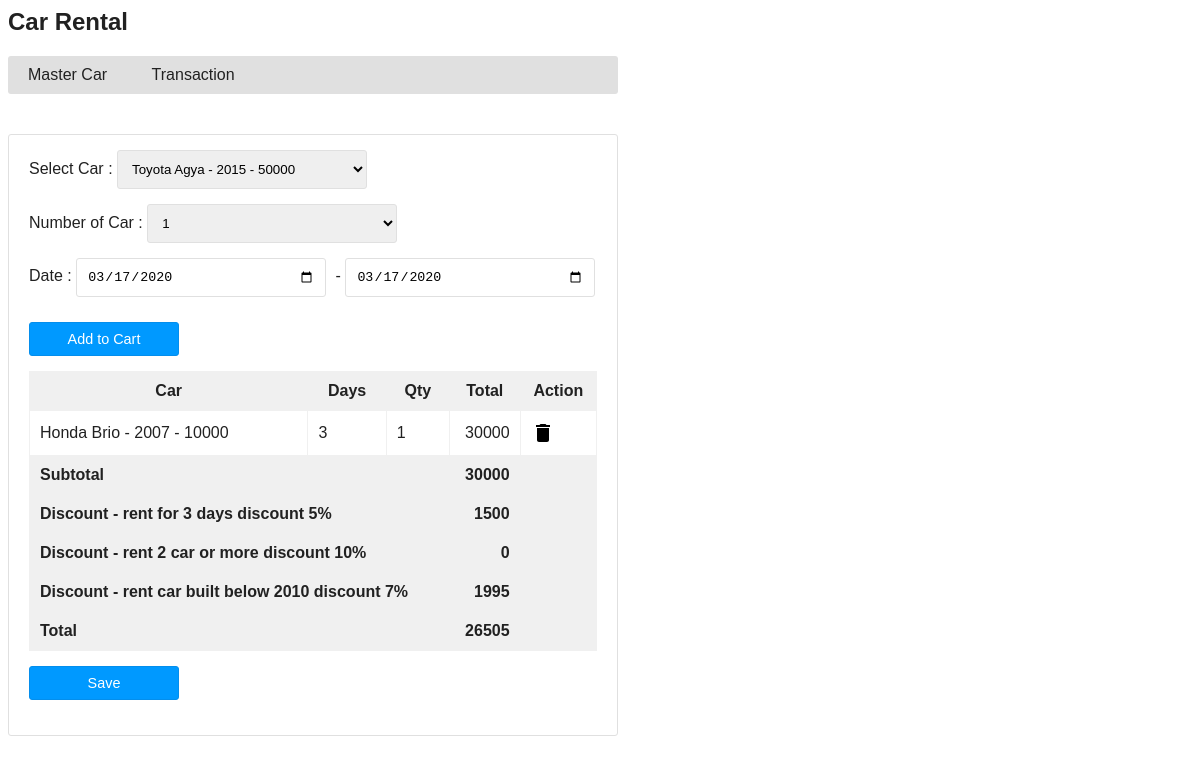
The app's page /index.php?action=order-edit&date=15 with its own data.
### tables this page shows
CREATE TABLE `t_car_detail` (
  `detail_id` int(11) NOT NULL,
  `order_id` int(11) NOT NULL,
  `car_id` int(11) NOT NULL,
  `startdate` date NOT NULL,
  `enddate` date NOT NULL,
  `days` int(11) NOT NULL,
  `amount` int(11) NOT NULL
);

CREATE TABLE `m_car` (
  `car_id` int(11) NOT NULL,
  `car_name` varchar(200) NOT NULL,
  `car_built` int(11) NOT NULL,
  `charge` float NOT NULL
);

CREATE TABLE `t_car_order` (
  `order_id` int(11) NOT NULL,
  `discount1` varchar(50) NOT NULL,
  `discount2` varchar(50) NOT NULL,
  `discount3` varchar(50) NOT NULL,
  `subtotal` float NOT NULL,
  `total` float NOT NULL,
  `order_date` date NOT NULL
);

### class/DBController.php (called while the page is built, shortened)
<?php
class DBController {
    private $host = "localhost:3307";
    private $user = "root";
    private $password = "";
    private $database = "car";
    private $conn;
    function __construct() {
        $this->conn = $this->connectDB();
    }
    function connectDB() {
        $conn = mysqli_connect($this->host,$this->user,$this->password,$this->database);
        return $conn;
    }
    function runBaseQuery($query) {
        $resultset =array();
		$result = $this->conn->query($query);
        if ($result->num_rows > 0) {
            while($row = $result->fetch_assoc()) {
                $resultset[] = $row;
            }
        }
        return $resultset;
    }
    function runQuery($query, $param_type, $param_value_array) {
        $sql = $this->conn->prepare($query);
        $this->bindQueryParams($sql, $param_type, $param_value_array);
        $sql->execute();
        $result = $sql->get_result();
        if ($result->num_rows > 0) {
            while($row = $result->fetch_assoc()) {
                $resultset[] = $row;
            }
        }
        if(!empty($resultset)) {
            return $resultset;
        }
    }
    function bindQueryParams($sql, $param_type, $param_value_array) {
        $param_value_reference[] = & $param_type;
        for($i=0; $i<count($param_value_array); $i++) {
            $param_value_reference[] = & $param_value_array[$i];
        }
        call_user_func_array(array(
            $sql,
            'bind_param'
        ), $param_value_reference);
    }
}
?>

### class/Car.php (called while the page is built, shortened)
<?php
require_once ("class/DBController.php");
class Car
{
    private $db_handle;
    function __construct() {
        $this->db_handle = new DBController();
    }
    function getAllCar() {
        $sql = "SELECT * FROM m_car ORDER BY car_id";
        $result = $this->db_handle->runBaseQuery($sql);
        return $result;
    }
}
?>

### class/Order.php (called while the page is built, shortened)
<?php
require_once ("class/DBController.php");
class Order {
    private $db_handle;
    function __construct() {
        $this->db_handle = new DBController();
    }
	function getOrderByID($order_id) {
        $query = "SELECT * FROM t_car_order a join t_car_detail b on a.order_id=b.order_id join m_car c on c.car_id=b.car_id where a.order_id = ?";
        $paramType = "i";
        $paramValue = array(
            $order_id
        );
        $result = $this->db_handle->runQuery($query, $paramType, $paramValue);
        return $result;
    }
}
?>

### web/order-edit.php (the view, shortened to what this page needs)
<?php require_once "web/header.php"; ?>
<form name="frmAdd" method="post" action="" id="frmAdd"
    onSubmit="return validate();">
	<div>
       Select Car :
	   <select name="car" id="car" class="demoInputBox">
			<?php
            if (! empty($carResult)) {
                foreach ($carResult as $k => $v) {
            ?>
			<option value="<?php echo $carResult[$k]["car_id"]; ?>"><?php echo $carResult[$k]["car_name"]; ?> - <?php echo $carResult[$k]["car_built"]; ?> - <?php echo $carResult[$k]["charge"]; ?></option>
			<?php
				}
			}
			?>
	   </select> <span id="car_id-info" class="info"></span> <br />
	  Number of Car : <select name="number_car" id="number_car" class="demoInputBox">
			<?php
            for($i=1;$i<11;$i++) {
            ?>
			<option value="<?php echo $i; ?>"><?php echo $i; ?></option>
			<?php
			}
			?>
	   </select> <span id="number_car-info" class="info"></span>
		<br />
		Date :
		<input type="date" name="startdate" id="startdate" class="demoInputBox" value="<?php echo date('Y-m-d');?>"> <span id="startdate-info" class="info"></span> -
		<input type="date" name="enddate" id="enddate" class="demoInputBox" value="<?php echo date('Y-m-d');?>"> <span id="enddate-info" class="info"></span>
    </div>
	<div>
        <input type="button" name="addtocart" id="btnAdd" value="Add to Cart" />
    </div>
    <div id="toys-grid">
        <table cellpadding="10" cellspacing="1">
            <thead>
               <tr>
                    <th><strong>Car</strong></th>
                    <th><strong>Days</strong></th>
                    <th><strong>Qty</strong></th>
					<th><strong>Total</strong></th>
					<th><strong>Action</strong></th>
                </tr>
            </thead>
            <tbody>
                    <?php
					$i = 0;
					$discount1 = 0;
					$discount2 = 0;
					$discount3 = 0;
					$subtotal = 0;
					$total = 0;
				if (! empty($result)) {
                foreach ($result as $k => $v) {
					$discount1 = $result[$k]["discount1"];
					$discount2 = $result[$k]["discount2"];
					$discount3 = $result[$k]["discount3"];
					$subtotal = $result[$k]["subtotal"];
					$total = $result[$k]["total"];
            ?>
				<tr data-id='<?php echo $i;?>'>
					<td><?php echo $result[$k]["car_name"]; ?> - <?php echo $result[$k]["car_built"]; ?> - <?php echo $result[$k]["charge"]; ?>	</td>
					<td><?php echo $result[$k]["days"]; ?></td>
					<td><input type='hidden' name='car_totalnum[]' value='<?php echo $result[$k]["amount"]; ?>' /><?php echo $result[$k]["amount"]; ?></td>
					<td class="right"><input type='hidden' name='car_totalall[]' value='<?php echo $result[$k]["amount"]*$result[$k]["days"]*$result[$k]["charge"]; ?>' /><?php echo $result[$k]["amount"]*$result[$k]["days"]*$result[$k]["charge"]; ?></td>
					<td><span class='btnDeleteAction' onclick='deleteRow(<?php echo $i;?>)' ><img src='web/image/icon-delete.png' /></span></td>
				  </tr>
                    <?php
						$i++;
                        }
                    }
                    ?>
            </tbody>
			<tfoot>
				<tr  class="left">
                    <th colspan="3"><strong>Subtotal</strong></th>
                    <th class="right"><strong id="subtotal"><?php echo $subtotal; ?></strong><input type="hidden" name="subtotalcar" id="subtotalcar" value="<?php echo $subtotal; ?>"/></th>
                </tr>
				<tr class="left">
                    <th colspan="3"><strong>Discount - rent for 3 days discount 5%</strong></th>
                    <th class="right"><strong id="disc1"><?php echo $discount1; ?></strong><input type="hidden" name="discount1" id="discount1"  value="<?php echo $discount1; ?>"/></th>
                </tr>
				<tr class="left">
                    <th colspan="3"><strong>Discount - rent 2 car or more discount 10%</strong></th>
                    <th class="right"><strong id="disc2"><?php echo $discount2; ?></strong><input type="hidden" name="discount2" id="discount2"  value="<?php echo $discount2; ?>"/></th>
                </tr>
				<tr class="left">
                    <th colspan="3"><strong>Discount - rent car built below 2010 discount 7%</strong></th>
                    <th class="right"><strong id="disc3"><?php echo $discount3; ?></strong><input type="hidden" name="discount3" id="discount3"  value="<?php echo $discount3; ?>"/></th>
                </tr>
                <tr  class="left">
                    <th colspan="3"><strong>Total</strong></th>
                    <th class="right"><strong id="total_all"><?php echo $total; ?></strong><input type="hidden" name="totalcar" id="totalcar"  value="<?php echo $total; ?>"/></th>
                </tr>
            </tfoot>
        </table>
    </div>
  <div>
        <input type="submit" name="add" id="btnSubmit" value="Save" />
    </div>
</form>
</body>
</html>

### web/css/style.css (style rules this page uses)
body { width: 610px; font-family: Arial; color: #212121; }
#toys-grid { margin-bottom: 30px; }
#toys-grid table { width: 100%; background-color: #F0F0F0; }
#toys-grid table td { background-color: #FFFFFF; }
.demoInputBox { padding: 10px; border: #E0E0E0 1px solid; border-radius: 3px; width: 250px; margin: 5px 0px 10px 0px; }
.btnDeleteAction { cursor: pointer; }
#frmAdd { border: #E0E0E0 1px solid; padding: 10px 20px 20px 20px; border-radius: 3px; }
#frmAdd div { margin-bottom: 15px; }
.info { font-size: .8em; color: #FF6600; letter-spacing: 2px; padding-left: 5px; }
#btnSubmit { padding: 8px; background: #09F; border: #048eec 1px solid; color: #FFF; font-size: 0.9em; border-radius: 3px; width: 150px; }
#btnAdd { padding: 8px; background: #09F; border: #048eec 1px solid; color: #FFF; font-size: 0.9em; border-radius: 3px; width: 150px; }
.left { text-align:left; }
.right { text-align:right!important; }

### records on screen
t_car_detail: car.car_name "Honda Brio", car.car_built "2007", car.charge "10000", days "3", amount "1", $result[$k]["amount"]*$result[$k]["days"]*$result[$k]["charge"] "30000", order.subtotal "30000", order.discount1 "1500", order.discount2 "0", order.discount3 "1995", order.total "26505"

### other values on screen
form field car "Toyota Agya - 2015 - 50000"
form field number_car "1"
